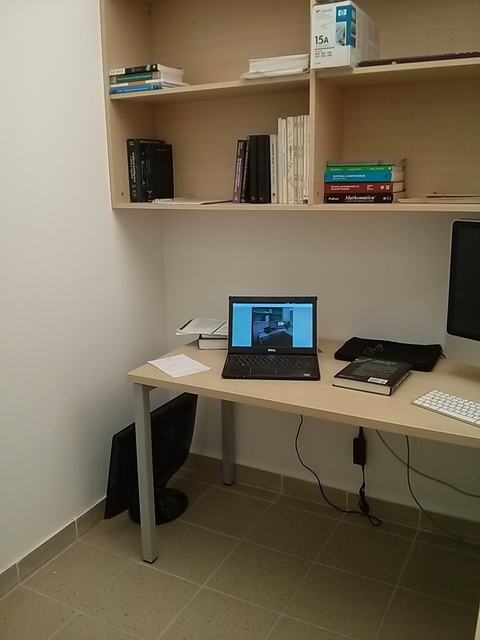
#> input picture data/inp/examples/office1.jpg, 480 x 640 px
$ python panorama_stitching.py
#> lines starting #> are read from the running program, lines starting #| are printed output that depends on the picture
### imageRegistration.py
import cv2 as cv
import numpy as np
import matplotlib.pyplot as plt


'''
% function name: findMatchFeaturs
% Finding match features betweem 2 images, using OpenCV methods.
% Arguments:
% img1,img2 − images.
% Returns:
% match_points - List of matching points between the 2 images.
'''
def findMatchFeaturs(img1,img2):

    # Initiate SIFT detector
    sift = cv.xfeatures2d.SIFT_create()

    # find the keypoints and descriptors with SIFT
    kp1, des1 = sift.detectAndCompute(img1, None)
    kp2, des2 = sift.detectAndCompute(img2, None)

    # BFMatcher with default params
    bf = cv.BFMatcher()
    matches = bf.knnMatch(des1, des2, k=2)

    ratio = 0.75

    # Apply ratio test
    goodImg1 = []
    goodImg2 = []

    match_points = []

    for m, n in matches:
        if m.distance < ratio * n.distance:
            goodImg1.append([m])
            goodImg2.append([n])
            p1 = kp1[m.queryIdx].pt
            p1s = [p1[0],p1[1]]
            p2 = kp2[m.trainIdx].pt
            p2s = [p2[0],p2[1]]
            match_points.append([p1s,p2s])

    return match_points


'''
% function name: applyHomography
% APPLYHOMOGRAPHY Transform coordinates pos1 to pos2 using homography H.
% Arguments:
% pos1 - An nx2 matrix of [x,y] point coordinates per row.
% H - A 3x3 homography matrix.
% Returns:
% pos2 - An nx2 matrix of [x,y] point coordinates per row obtained from transforming pos1 using H.
'''
def applyHomography(pos1, H):

    pos2 = []  # For the new points positions after homography transformation

    # For every point calculate transformation:
    for point in pos1:

        # print(point)
        p = [point[0],point[1],1]  # Convert to homogeneous coordinate
        newP = H.dot(p)  # Multiply in the transformation matrix
        # if newP[2] == 0:
        # print(newP)
        newP = [newP[0]/newP[2],newP[1]/newP[2]]  # Convert from homogeneous coordinate

        pos2.append(newP)

    return pos2


'''
% function name: computeHomography
% Calculate homography between 4 matching positions(8 points), using DLT.
% Arguments:
% pts1 - An 4x2 matrix of [x,y] point coordinates per row, positions from the first image.
% pts2 - An 4x2 matrix of [x,y] point coordinates per row, matching positions on the other image.
% Returns:
% h - A 3x3 homography matrix.
'''
def computeHomography(pts1,pts2):

    mat = []

    for p1,p2 in zip(pts1,pts2):
        # DLT equations:
        arr1 = [p1[0],p1[1],1,0,0,0,-p2[0]*p1[0],-p2[0]*p1[1],-p2[0]]
        arr2 = [0,0,0,p1[0],p1[1],1,-p2[1]*p1[0],-p2[1]*p2[1],-p2[1]]

        mat.append(arr1)
        mat.append(arr2)

    # convert A to array:
    A = np.asarray(mat)
    # Compute the SVD:
    U, S, Vh = np.linalg.svd(A)
    # The parameters are in the last line of Vh and normalize them:
    L = Vh[-1, :] / Vh[-1, -1]
    # homography matrix:
    h = L.reshape(3, 3)

    return h

'''
% function name: computeDist
% Calculate squared euclidean distance between 2 points(the real point to estimate point).
% Arguments:
% pos1 - An nx2 matrix of [x,y] point coordinates per row, positions from the first image.
% pos2 - An nx2 matrix of [x,y] point coordinates per row, positions from the second image.
% H - A 3x3 homography matrix.
% inlierTol − inlier tolerance threshold.
% Returns:
% inlierPts - List oh inlier points.
'''
def computeDist(pos1,pos2,H,inlierTol):

    inlierPts = []  # For points whose distance is less than the threshold(inlier points).

    # Estimated position of the points from img1 in img2 according to the homography matrix:
    pts1est = applyHomography(pos1,H)

    # For every tuple of (estimated point,real point(img1),real point(img2),
    # calculate squared euclidean distance, if the norm is less than the threshold,
    # enter the real points in the inlierPts list.
    for est,p1,p2 in zip(pts1est,pos1,pos2):

        pEst = np.transpose([est[0], est[1]])
        pReal = np.transpose([p2[0], p2[1]])

        E = pReal - pEst
        norm = np.linalg.norm(E)

        if norm < inlierTol:
            inlierPts.append([p1,p2])

    return inlierPts


'''
function name: ransacHomography
% RANSACHOMOGRAPHY Fit homography to maximal inliers given point matches using the RANSAC algorithm.
% Arguments:
% pos1,pos2 − Two nx2 matrices containing n rows of [x,y] coordinates of matched points.
% numIters − Number of RANSAC iterations to perform.
% inlierTol − inlier tolerance threshold.
% Returns:
% bestH − A 3x3 normalized homography matrix.
% inliersPts − An array containing the indices in pos1/pos2 of the maximal set of inlier matches found.
'''
def ransacHomography(pos1,pos2,numIters,inlierTol):

    # For the best result during the iterations:
    bestH = []  # For homography matrix.
    inliersPts = []  # For the inlier points.

    for iter in range(numIters):
        # For each iteration, select 4 random points:
        idx = np.random.choice(len(pos1), size=4, replace=False)
        batch1 = []
        batch2 = []
        for n in idx:
            batch1.append(pos1[n])
            batch2.append(pos2[n])

        # Compute homography matrix:
        h = computeHomography(batch1,batch2)
        # Find inlier points:
        inlierPtsCurr = computeDist(pos1,pos2,h,inlierTol)

        # If the number of inlier points in the current iteration is greater than what we have saved,
        # save the matrix and the list of inlier points.
        if len(inlierPtsCurr) > len(inliersPts):
            inliersPts = inlierPtsCurr
            bestH = h

    return bestH,inliersPts

'''
function name: spiltPointsList
% Split a list of points from the following form: [[p1img1,p1img2],[p2img1,p2img2],...]
% for two lists, one for each image
% Arguments:
% pts - lists of points. [[p1img1,p1img2],[p2img1,p2img2],...]
% Returns:
% img1Pts- list of points. [p1img1,p2img1,...]
img2Pts - list of points.  [p1img2,p2img2,...]
'''
def spiltPointsList(pts):
    img1Pts = []
    img2Pts = []
    for i in pts:
        img1Pts.append(i[0])
        img2Pts.append(i[1])

    return img1Pts,img2Pts


'''
function name:displayMatches
% DISPLAYMATCHES Display matched pt. pairs overlayed on given image pair.
% Arguments:
% im1,im2 − two grayscale images
% pos1,pos2 − nx2 matrices containing n rows of [x,y] coordinates of matched
% points in im1 and im2 (i.e. the i’th match’s coordinate is
% pos1(i,:) in im1 and and pos2(i,:) in im2).
% inlind − k−element array of inlier matches (e.g. see output of
% ransacHomography)
'''
def displayMatchs(im1,im2,pos1,pos2,inlind):

    h,w = im1.shape

    # Remove duplicates between all points to inliers points:
    pos1and2 = zip(pos1,pos2)
    pos1and2 = [x for x in pos1and2 if x not in inlind]
    pos1,pos2 = spiltPointsList(pos1and2)

    vis = np.concatenate((im1, im2), axis=1)  # Merge the 2 images horizontally.

    # Arrange all points in lists of x and y for drawing in the image:
    x_list = [x for [x, y] in pos1]
    y_list = [y for [x, y] in pos1]
    x_list2 = [x+w for [x, y] in pos2]
    y_list2 = [y for [x, y] in pos2]
    x_list += x_list2
    y_list += y_list2

    plt.plot(x_list, y_list, 'ro',markersize=1)  # Draw each points in red.

    # Draw a blue line between every 2 matching outlier points:
    for p1,p2 in zip(pos1,pos2):
        plt.plot([p1[0],p2[0]+w],[p1[1],p2[1]],'b-',linewidth=0.7)

    # Draw a yellow line between every 2 matching inlier points:
    inline_img1, inline_img2 = spiltPointsList(inlind)
    for p1,p2 in zip(inline_img1,inline_img2):
        plt.plot([p1[0],p2[0]+w],[p1[1],p2[1]],'y-',linewidth=0.7)

    # Display images, points, and lines:
    plt.imshow(vis,cmap='Greys_r')
    plt.show()


# [8 lines of commented-out code are left out]

### panorama_stitching.py
import cv2 as cv
import numpy as np
import matplotlib.pyplot as plt
import imageRegistration as ir


'''
function name: accumulateHomographies
% ACCUMULATEHOMOGRAPHY Accumulate homography matrix sequence.
% Arguments:
% Hpair − array or dict of M−1 3x3 homography matrices where Hpair{i} is a
% homography that transforms between coordinate systems i and i+1.
% m − Index of coordinate system we would like to accumulate the
% given homographies towards (see details below).
% Returns:
% Htot − array or dict of M 3x3 homography matrices where Htot{i} transforms
% coordinate system i to the coordinate system having the index m.
% Note:
% In this exercise homography matrices should always maintain
% the property that H(3,3)==1. This should be done by normalizing them as
% follows before using them to perform transformations H = H/H(3,3).
'''
def accumulateHomographies(Hpair, m):

    n = len(Hpair)  # Image number
    Htot = []

    # Build #n homography matrices between coordinate systems of img #mat and #m:
    for mat in range(n+1):

        # If #mat < #m:
        #     H[i,m] = H[m-1,m] * ... * H[mat+1,mat+2] * H[mat,mat+1]
        if mat < m:
            i = m - 1
            H_im = Hpair[i]

            while i > mat:
                i -= 1
                H_im = np.matmul(H_im, Hpair[i])

            # Noramilize the matrix and round to 5 numbers after the dot:
            H_im /= H_im[2,2]
            H_im = np.asarray([[round(j,5) for j in i] for i in H_im])
            Htot.append(H_im)

        # If #mat > #m:
        #     H[i,m] = H[m,m+1]^(-1) * ... * H[mat-2,mat-1]^(-1) * H[mat-1,mat]^(-1)
        if mat > m:
            i = m
            H_im = np.linalg.inv(Hpair[i])

            while i < mat - 1:
                i += 1
                invH = np.linalg.inv(Hpair[i])
                H_im = np.matmul(H_im, invH)

            # Noramilize the matrix and round to 5 numbers after the dot:
            H_im /= H_im[2,2]
            H_im = np.asarray([[round(j,5) for j in i] for i in H_im])
            Htot.append(H_im)

        # If #mat = #m:
        #   H[i,m] = [[1,0,0],[0,1,0],[0,0,1]
        if mat == m:
            H_im = np.identity(3)
            Htot.append(H_im)

    return Htot


'''
function name: renderPanorama
% RENDERPANORAMA Renders a set of images into a combined panorama image.
% Arguments:
% im − array or dict of n grayscale images.
% H − array or dict array of n 3x3 homography matrices transforming the ith image
% coordinates to the panorama image coordinates.
% Returns:
% panorama − A grayscale panorama image composed of n vertical strips that
% were backwarped each from the relevant frame im{i} using homography H{i}.
'''
def renderPanorama(im, H):

    numOfImages = len(im)
    Hcorners = []
    # Hcenters = []
    edges = []

    # If we have just one image, return:
    if numOfImages == 1:
        panorama = im[0]

        return panorama

    # For every image from 'im':
    for i in range(numOfImages):

        rowsSize, colsSize = im[i].shape
        curHomography = H[i]

        # Find the corners of the image after the transformation:
        corners = np.array([[0, 0], [colsSize, 0], [0, rowsSize], [colsSize, rowsSize]])
        Hcorners.append(ir.applyHomography(corners, curHomography))

        # find new edges of image
        HcornersNp = np.asarray(Hcorners[i])

        curr_edges = []
        curr_edges.append(min(HcornersNp[::, 0]))  # minX
        curr_edges.append(max(HcornersNp[::, 0]))  # maxX
        curr_edges.append(min(HcornersNp[::, 1]))  # minY
        curr_edges.append(max(HcornersNp[::, 1]))  # maxY
        edges.append(curr_edges)

    edgesNp = np.asarray(edges)

    # X range
    panoramaColSize = int(max(edgesNp[::,1])-min(edgesNp[::, 0])+1)
    # Y range
    panoramaRowSize = int(max(edgesNp[::,3])-min(edgesNp[::, 2])+1)

    panorama = np.zeros((panoramaRowSize, panoramaColSize))

    for i in range(numOfImages):

        Hmat = H[i]
        # warp images and add to 'panorama':
        panorama += cv.warpPerspective(im[i], Hmat,panorama.shape).T

        # Crop 'panorama':
        ans = panorama.T
        yBorder = int(max(edgesNp[::,3]))
        xBorder = int(max(edgesNp[::,1]))
        ans = ans[:yBorder,:xBorder]

    return ans


def generatePanorama(imagesNames):

    # 1. Read grayscale frames
    imagesGray = []
    for name in imagesNames:
        imagesGray.append(cv.imread(name,cv.IMREAD_GRAYSCALE))

    hpair = []
#> hpair = []

    # For every pair of images:
    for im in range(len(imagesGray)-1):
        # 2. Find and match features
        mp = ir.findMatchFeaturs(imagesGray[im], imagesGray[im+1])
        pts1, pts2 = ir.spiltPointsList(mp)

        # 3. Register homography pairs (using your ransacHomography)
        h, pts = ir.ransacHomography(pts1, pts2, numIters=500, inlierTol=10)

        # 4. Display inlier and outlier matches (using your displayMatches):
        ir.displayMatchs(imagesGray[im], imagesGray[im+1], pts1, pts2, pts)

        hpair.append(h)
#> this loop made 3 passes
#> pass 1, in displayMatchs, `plt.show()`:
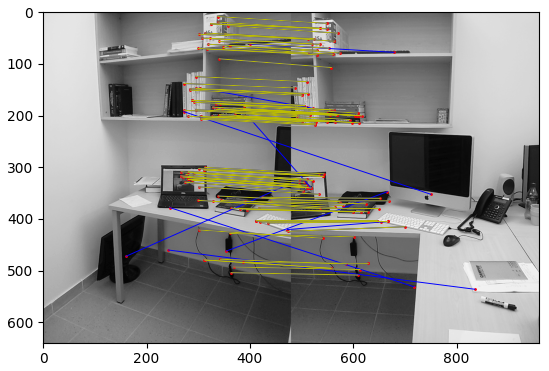
#> figure drawn by matplotlib, 1 panel
#> pass 3, in displayMatchs (call 3), `vis = np.concatenate((im1, im2), axis=1)`:
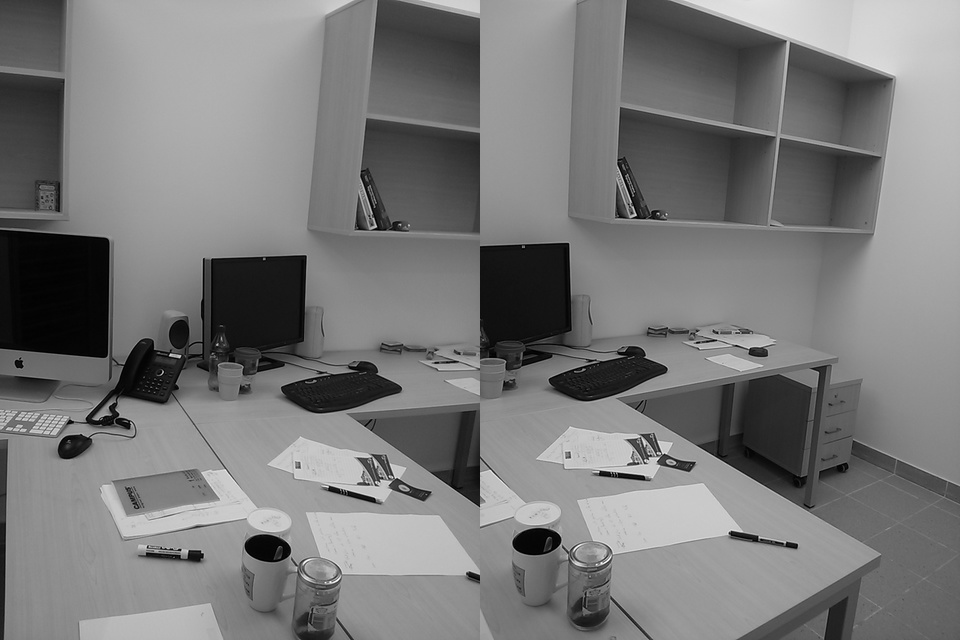
#> vis: shape (640, 960); min 0, max 255, mean 121.4

    # 5. Transform the homographies (using your accumulateHomographies):
    acc = accumulateHomographies(hpair, 1)

    # 6. Load the RGB frames:
    imagesRGB = []
    for name in imagesNames:
        imagesRGB.append(cv.imread(name))

    # 7. Render panorama of each color channel (using your renderPanorama):
    Rimages = []
#> Rimages = []
    Gimages = []
    Bimages = []

    # For every image:
    # a. convert from BGR to RGB.
    # b. Divide into 3 channels: [R],[G],[B]
    for i in range(len(imagesRGB)):
        img = imagesRGB[i]
        img = cv.cvtColor(img,cv.COLOR_BGR2RGB)
        r = img[::, ::, 0]
        g = img[::, ::, 1]
        b = img[::, ::, 2]

        Rimages.append(r)
        Gimages.append(g)
        Bimages.append(b)
#> this loop made 4 passes
#> pass 1, in generatePanorama, `b = img[::, ::, 2]`:
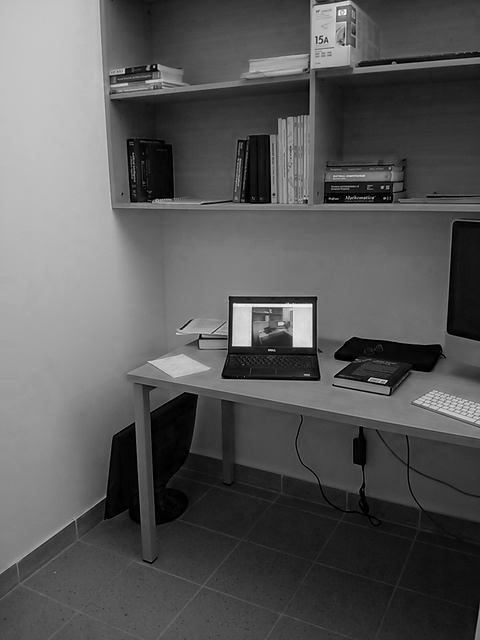
#> b: shape (640, 480); min 0, max 255, mean 88.9

    # Make panorama for each channel:
    Rpano = renderPanorama(Rimages,acc)
    Gpano = renderPanorama(Gimages,acc)
    Bpano = renderPanorama(Bimages,acc)
#> the loop in renderPanorama (call 3), `for i in range(numOfImages): ` made 4 passes
#> pass 1, in renderPanorama (call 3), `ans = panorama.T`:
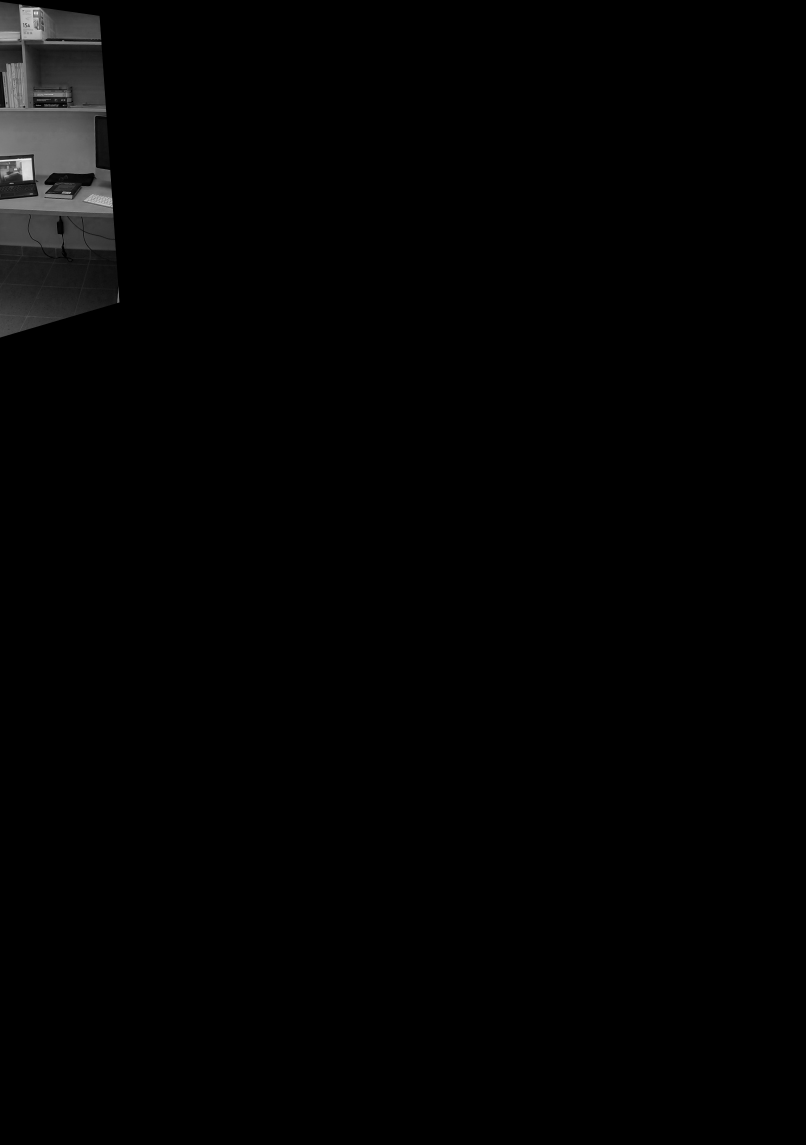
#> ans: shape (2290, 1611) float64 (shown at 1/2 size); min 0, max 251, mean 2.5
#> after the loop in renderPanorama (call 3), `for i in range(numOfImages):`:
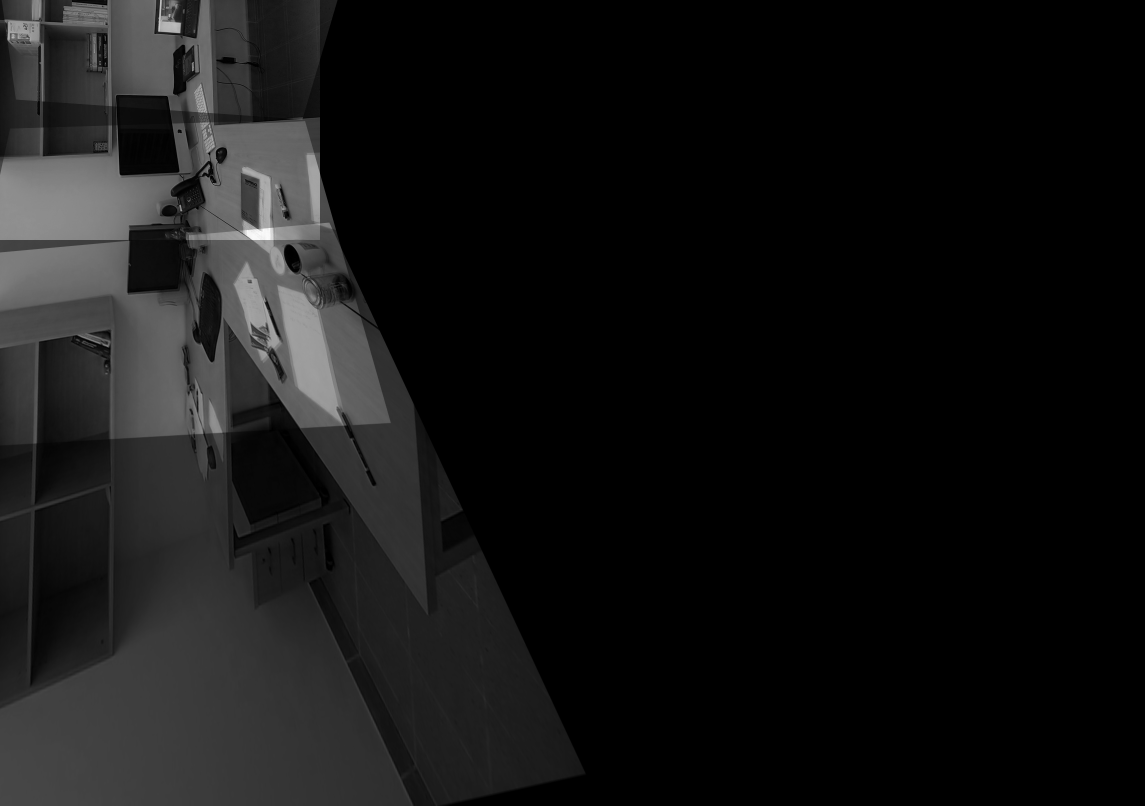
#> panorama: shape (1611, 2290) float64 (shown at 1/2 size); min 0, max 600, mean 48; drawn with min black and max white

    # Stack RGB together:
    rgbPano = np.stack([Rpano,Gpano,Bpano],axis=-1).astype(int)
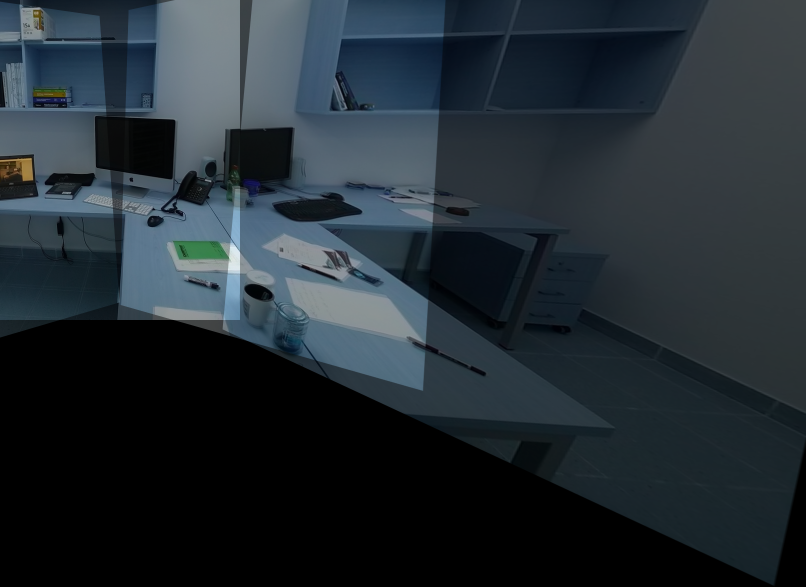
#> rgbPano: shape (1173, 1611, 3) int64 (shown at 1/2 size); mean of channels 0, 1, 2 136.1, 118.3, 93.8; drawn with min black and max white

    # Display panorama image:
    plt.imshow(rgbPano)
    plt.show()
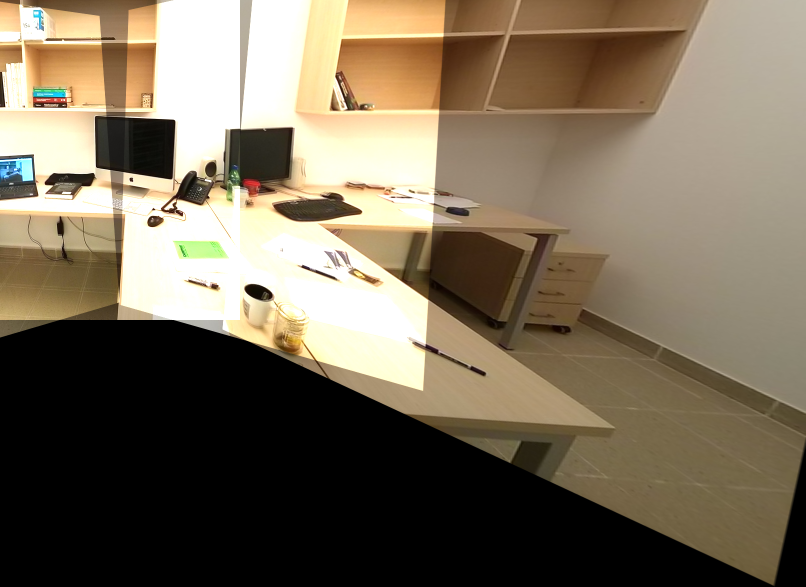
#> shown: shape (1173, 1611, 3) (shown at 1/2 size); mean R, G, B 121.2, 109.2, 89.7


if __name__ == '__main__':

    oxfordImagesNames = []
    oxfordImagesNames.append("./data/inp/examples/oxford1.jpg")
    oxfordImagesNames.append("./data/inp/examples/oxford2.jpg")

    officeImagesNames = []
    officeImagesNames.append('./data/inp/examples/office1.jpg')
    officeImagesNames.append('./data/inp/examples/office2.jpg')
    officeImagesNames.append('./data/inp/examples/office3.jpg')
    officeImagesNames.append('./data/inp/examples/office4.jpg')

    backyardImagesNames = []
    backyardImagesNames.append('./data/inp/examples/backyard1.jpg')
    backyardImagesNames.append('./data/inp/examples/backyard2.jpg')
    backyardImagesNames.append('./data/inp/examples/backyard3.jpg')

    generatePanorama(officeImagesNames)
